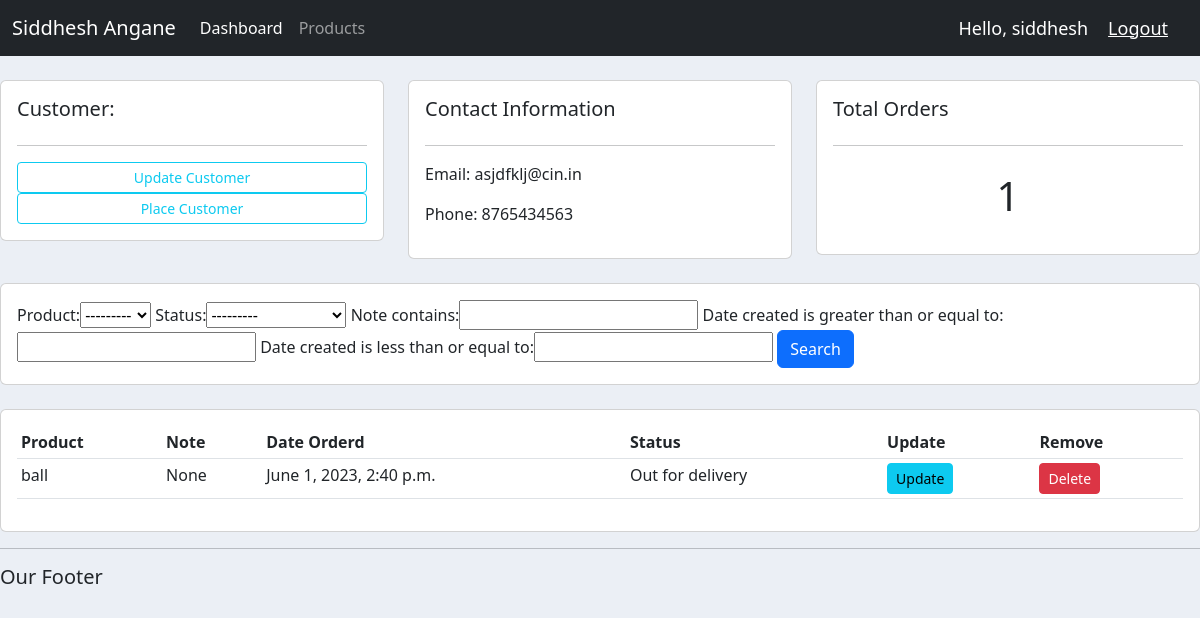
The page /customer/2/ (signed in) on the database its author committed.
### accounts/models.py (models this page shows, shortened)
class Customer(models.Model):
    user = models.OneToOneField(User, blank=True,null=True,on_delete=models.CASCADE)
    name = models.CharField(max_length=200, null=True)
    phone = models.CharField(max_length=200, null=True)
    email = models.CharField(max_length=200, null=True)
    profile_pic = models.ImageField(null=True, blank= True)
    date_created = models.DateTimeField(auto_now_add=True, null=True)

class Order(models.Model):
    STATUS = (
        ("Pending", "Pending"),
        ("Out for delivery", "Out for delivery"),
        ("Delivered", "Delivered")
    )
    customer = models.ForeignKey(Customer, null=True, on_delete=models.SET_NULL)
    product = models.ForeignKey(Product, null=True, on_delete=models.SET_NULL)
    date_created= models.DateTimeField(auto_now_add=True, null=True)
    status = models.CharField(max_length=200, null=True, choices=STATUS)
    note = models.CharField(max_length=1000, null=True)

class Product(models.Model):
    CATEGORY = (
        ("Indoor", "Indoor"),
        ("Out door", "Out door"),
    )
    name = models.CharField(max_length=200, null=True)
    price = models.FloatField(null=True)
    category= models.CharField(max_length=200, null=True, choices=CATEGORY)
    description = models.CharField(max_length=200, null=True, blank=True)
    date_created= models.DateTimeField(auto_now_add=True, null=True)
    tags = models.ManyToManyField(Tag)
    def __str__(self) -> str:
        return self.name

### accounts/decorators.py (the view)
        def wrapper_func(request, *args, **kwargs):
            group = None
            if request.user.groups.exists():
                group = request.user.groups.all()[0].name
            if group in allowed_roles:
                return view_func(request, *args, **kwargs)
            else:
                return HttpResponse("You are not authorized to view this page")

### accounts/views.py (called while the page is built)
@login_required(login_url='login_page')
@allowed_users(allowed_roles=['admin'])
def customer(request, pk):
    customer = Customer.objects.get(id=pk)
    orders = customer.order_set.all()
    order_count = orders.count()
    my_filter = OrderFilter(request.GET, queryset=orders)
    order = my_filter.qs
    context = {"customer": customer, "orders": orders, "order_count": order_count,"myFilter": my_filter}
    return render(request, 'accounts/customer.html', context=context)

### accounts/templates/accounts/customer.html
{% extends 'accounts/main.html' %} {% block content %}
<br />
<div class="row">
    <div class="col-md">
        <div class="card card-body">
            <h5>Customer:</h5>
            <hr />
            <a class="btn btn-outline-info btn-sm btn-block" href=""
                >Update Customer</a
            >
            <a class="btn btn-outline-info btn-sm btn-block" href="{% url 'create_order' customer.id %}"
                >Place Customer</a
            >
        </div>
    </div>
    <div class="col-md">
        <div class="card card-body">
            <h5>Contact Information</h5>
            <hr />
            <p>Email: {{customer.email}}</p>
            <p>Phone: {{customer.phone}}</p>
        </div>
    </div>
    <div class="col-md">
        <div class="card card-body">
            <h5>Total Orders</h5>
            <hr />
            <h1 style="text-align: center; padding: 10px">{{order_count}}</h1>
        </div>
    </div>
</div>
<br/>
<div class="row">
    <div class="col">
        <div class="card card-body">
            <form method="get">
                {{myFilter.form}}
                <button class="btn btn-primary" type="submit">Search</button>
            </form>
        </div>
    </div>
</div>
<br />
<div class="row">
    <div class="col-md">
        <div class="card card-body">
            <table class="table table-sm">
                <tr>
                    <th>Product</th>
                    <th>Note</th>
                    <th>Date Orderd</th>
                    <th>Status</th>
                    <th>Update</th>
                    <th>Remove</th>
                </tr>
                {% for order in orders %}
                <tr>
                    <td>{{order.product}}</td>
                    <td>{{order.note}}</td>
                    <td>{{order.date_created}}</td>
                    <td>{{order.status}}</td>
                    <td><a href="{% url 'update_order' order.id %}" class="btn btn-sm btn-info">Update</a></td>
                    <td><a href="{% url 'delete_order' order.id%}" class="btn btn-sm btn-danger">Delete</a></td>
                </tr>
                {% endfor %}
            </table>
        </div>
    </div>
</div>
{% endblock %}

### accounts/templates/accounts/navbar.html (shortened to what this page needs)
<nav class="navbar navbar-expand-lg bg-body-tertiary navbar-dark bg-dark">
    <div class="container-fluid">
      <a class="navbar-brand" href="#">Siddhesh Angane</a>
      <div class="collapse navbar-collapse" id="navbarNav">
        <ul class="navbar-nav">
          {% if request.user.is_staff %}
          <li class="nav-item">
            <a class="nav-link active" aria-current="page" href="#">Dashboard</a>
          </li>
          <li class="nav-item">
            <a class="nav-link" href="#">Products</a>
          </li>
          {% else %}
          <li class="nav-item">
            <a class="nav-link" href="#">Settings</a>
          </li>
          {% endif %}
        </ul>
      </div>
      <span class="hello-msg">Hello, {{request.user}}</span>
      <span><a  class="hello-msg" href="{% url 'logout_user' %}">Logout</a></span>
    </div>
  </nav>

### static/css/main.css (style rules this page uses)
body { background-color: #ebeff5; }

### accounts/templates/accounts/navbar.html (style rules this page uses)
.hello-msg { font-size: 18px; color: #fff; margin-right: 20px; }

### rows shown on the page
Customer: email "asjdfklj@cin.in", phone "8765434563"
Order: product "ball", note "None", date_created "June 1, 2023, 2:40 p.m.", status "Out for delivery"

### other values the page prints
{{ request.user }} "siddhesh"
{{ order_count }} "1"
